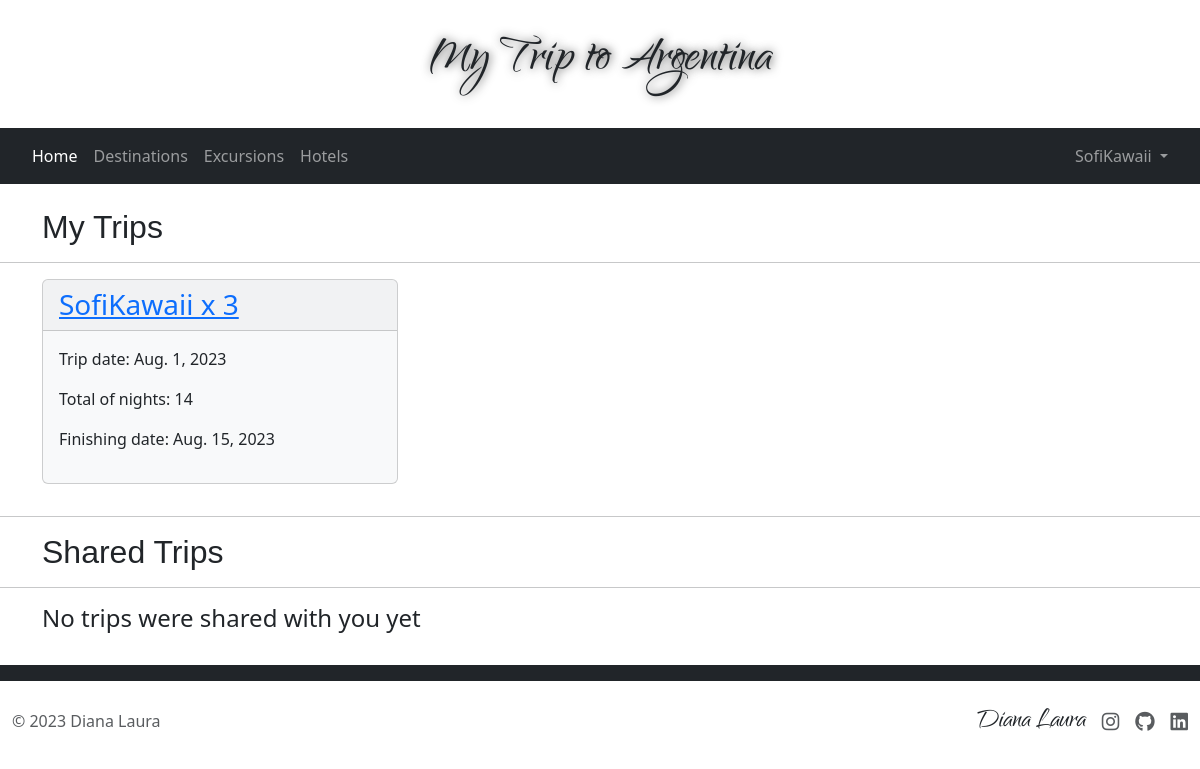
The app's page /mytrips (signed in), older data.
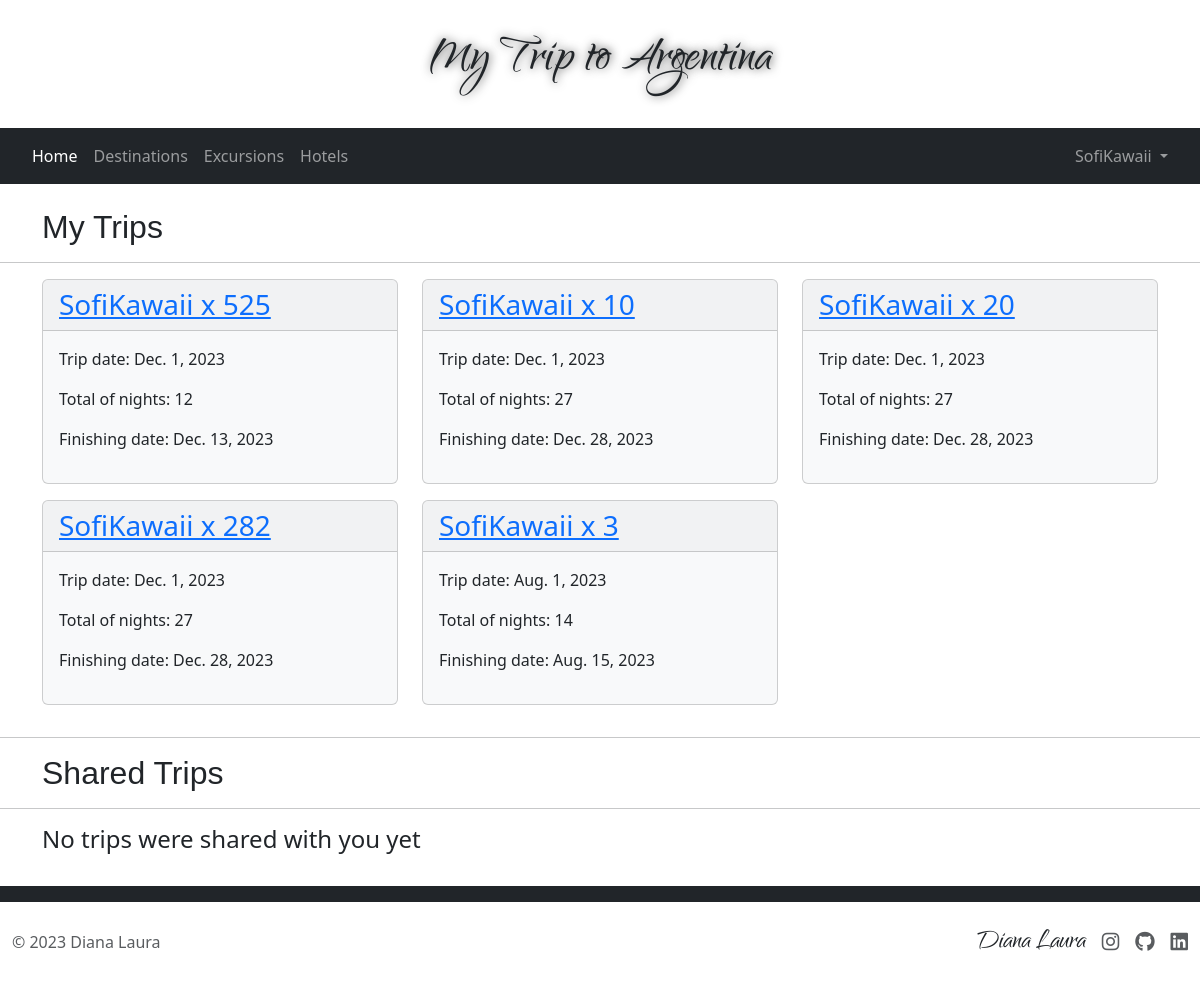
The same page, newer data.
### argentina/models.py (models this page shows, shortened)
class User(AbstractUser):
    def __str__(self):
        return f"{self.username}"

class Trip(models.Model):
    class Meta:
        ordering = ('-id',)
    name = models.CharField(max_length=200)
    nights = models.PositiveSmallIntegerField()
    user = models.ForeignKey(User, on_delete=models.CASCADE, related_name="trip_user")
    start_date = models.DateTimeField(default=django.utils.timezone.now, verbose_name='start_date')
    finish_date = models.DateTimeField(default=django.utils.timezone.now, verbose_name='finish_date')

### argentina/views.py (the view)
# urls.py: path("mytrips", views.mytrips, name="mytrips"),
@login_required
def mytrips(request):
    user_trips = Trip.objects.filter(user=request.user)
    return render(request, "argentina/mytrips.html", {
        "trips": user_trips,
        "shared_trips":request.user.second_user.all()
    })

### argentina/templates/argentina/mytrips.html
{% extends "argentina/layout.html" %}
{% block body %}
    <br>
    <div class="container">
        <h2>My Trips</h2>
    </div>
    <hr>
    <div class="container">
        <div class="row">
            {% if trips %}
                {% for trip in trips %}
                    <div class="col-xs-1 col-sm-6 col-md-4">
                        <div class="card bg-light mb-3">
                            <h3 class="card-header"><a href="{% url 'trip' trip.id %}">{{ trip.name }}</a></h3>
                            <div class="card-body">
                                <p>Trip date: {{ trip.start_date.date }}</p>
                                <p>Total of nights: {{ trip.nights }}</p>
                                <p>Finishing date: {{ trip.finish_date.date }}</p>
                            </div>
                        </div>
                    </div>
                {% endfor %}
            {% else %}
                <h4>No trips created by you yet</h4>
            {% endif %}
        </div>
    </div>
    <hr>
    <div class="container">
        <h2>Shared Trips</h2>
    </div>
    <hr>
    <div class="container">
        <div class="row">
            {% if shared_trips %}
                {% for item in shared_trips %}
                    <div class="col-xs-1 col-sm-6 col-md-4">
                        <div class="card bg-light mb-3">
                            <h3 class="card-header"><a href="{% url 'trip' item.trip.id %}">{{ item.trip.name }}</a></h3>
                            <div class="card-body">
                                <p>Trip date: {{ item.trip.start_date.date }}</p>
                                <p>Total of nights: {{ item.trip.nights }}</p>
                                <p>Finishing date: {{ item.trip.finish_date.date }}</p>
                            </div>
                        </div>
                    </div>
                {% endfor %}
            {% else %}
                <h4>No trips were shared with you yet</h4>
            {% endif %}
        </div>
    </div>
    <br>
{% endblock %}

### argentina/templates/argentina/layout.html (shortened to what this page needs)
{% load static %}
<!DOCTYPE html>
<html lang="en">
    <head>
        <link href="{% static 'argentina/css/styles.css' %}" rel="stylesheet">
        <link href="../../static/argentina/css/bootstrap.min.css" rel="stylesheet">
    </head>
    <body>
        <div id="header">
            <div id="video-header">
                <video src="../../static/argentina/images/fondo.mov" autoplay="true" muted="true" loop="true" poster="../../static/argentina/images/fondo.jpeg"></video>
                <strong><h1 id="app-title">My Trip to Argentina</h1></strong>
            </div>
            <nav class="navbar navbar-expand-lg navbar-dark bg-dark px-4">
                <div class="collapse navbar-collapse" id="navbarSupportedContent">
                    <ul class="navbar-nav me-auto mb-2 mb-lg-0">
                        <li class="nav-item">
                            <a class="nav-link active" aria-current="page" href="{% url 'index' %}">Home
                            </a>
                        </li>
                        <li class="nav-item">
                            <a class="nav-link" href="{% url 'destinations' %}">Destinations</a>
                        </li>
                        <li>
                            <a class="nav-link" href="{% url 'excursions' %}">Excursions</a>
                        </li>
                        <li>
                            <a class="nav-link" href="{% url 'hotels' %}">Hotels</a>
                        </li>
                    </ul>
                    <ul class="nav navbar-nav">
                    {% if user.is_authenticated %}
                        <li class="nav-item dropdown">
                            <a class="nav-link dropdown-toggle" href="#" role="button" data-bs-toggle="dropdown" aria-expanded="false">
                                {{ user.username }}
                            </a>
                        </li>
                    {% endif %}
                    </ul>
                </div>
            </nav>
        </div>
        {% block body %}
        {% endblock %}
        <div class="bg-dark p-2"></div>
        <div class="container-fluid">
            <footer class="d-flex flex-wrap justify-content-between align-items-center py-2 my-2">
              <div class="col-md-4 d-flex align-items-center">
                <span class="mb-3 mb-md-0 text-muted">&copy; 2023 Diana Laura</span>
              </div>
              <ul class="nav col-md-4 justify-content-end list-unstyled d-flex align-items-center">
                <li id="brand-name">Diana Laura</li>
                <li class="ms-3"><a class="text-muted" target="_blank" href="https://www.instagram.com/diana.capellino/"><i class="fa-brands fa-instagram fa-lg" width="24" height="24"></i></a></li>
                <li class="ms-3"><a class="text-muted" target="_blank" href="https://github.com/DianaCapellino/"><i class="fa-brands fa-github fa-lg" width="24" height="24"></i></a></li>
                <li class="ms-3"><a class="text-muted" target="_blank" href="https://www.linkedin.com/in/diana-capellino-8865b4128/"><i class="fa-brands fa-linkedin fa-lg" width="24" height="24"></i></a></li>
              </ul>
            </footer>
        </div>
    </body>
</html>

### argentina/static/argentina/css/styles.css (style rules this page uses)
body { color: #101010; font-family: itc-avant-garde-gothic-pro, sans-serif; font-style: normal; font-weight: 300; }
#app-title { font-family: branditalic; font-size: 40px; text-align: center; padding: 2% 0; text-shadow: rgb(73, 73, 73) 1px 0 10px; }
#video-header { position: relative; overflow: hidden; height: 100%; }
video { position: absolute; left: 0; top: 0; width: 100%; z-index: -1; }
h2 { font-family: itc-avant-garde-gothic-pro, sans-serif; font-style: normal; font-weight: 700; }
#brand-name { font-family: branditalic, arial; font-size: 1.5rem; }
@media (min-width: 400px) { #brand-name { font-size: 2rem; } }
@media (min-width: 400px) { #app-title { font-size: 60px; } }

Row changes from the older to the newer data that the page shows:
added Trip: name "SofiKawaii x 525", start_date "Dec. 1, 2023", nights "12", finish_date "Dec. 13, 2023"
added Trip: name "SofiKawaii x 10", start_date "Dec. 1, 2023", nights "27", finish_date "Dec. 28, 2023"
added Trip: name "SofiKawaii x 20", start_date "Dec. 1, 2023", nights "27", finish_date "Dec. 28, 2023"
added Trip: name "SofiKawaii x 282", start_date "Dec. 1, 2023", nights "27", finish_date "Dec. 28, 2023"
